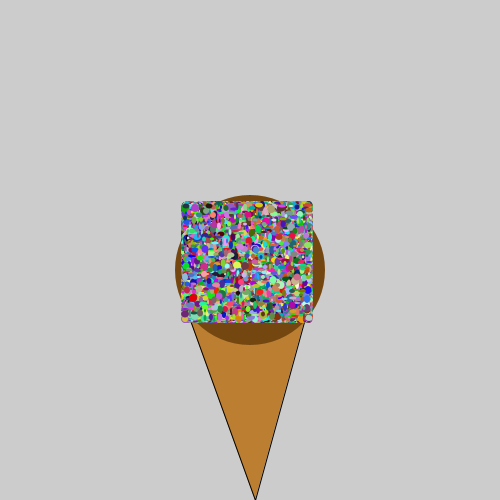
Frame 1 (no input)
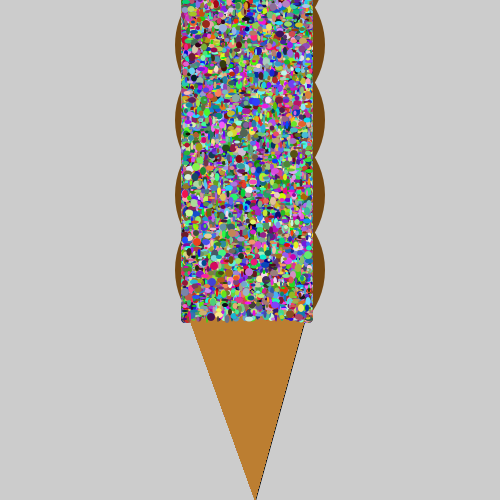
Frame 60 (the mouse pressed at the canvas centre just before this capture)
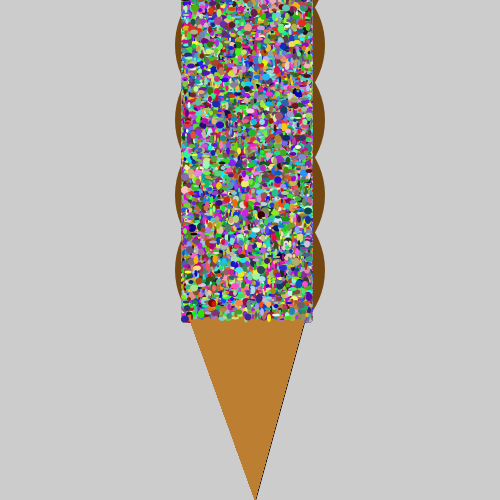
Frame 120 (the mouse held since frame 60 and released just before this capture)

The Processing sketch that drew these frames (run headless with seeded random() and noise(); from frame 60 on, the mouse is pressed at the canvas centre):

// Processing sketch: ice_cream_shop
// ── ice_cream_shop.pde
/*** When you are done, this program will draw an ice cream cone with 
     scoops of ice cream, sprinkles, and a cherry on top.
***/

void setup(){

     size(500,500);
     
     // Call the makeIceCreamCone() method below to draw the cone for your ice cream

     // Use the addScoop method below to add as many scoops of ice cream as you want
     // Choose a different flavor for each scoop

     // Use the method provided to add some sprinkles to your ice cream

     // Write code to add a cherry to the top of your ice cream. Hint: ellipse

}

/***********  These are methods for you to use. DON'T CHANGE CODE BELOW THIS LINE !!!   *****************/

//Icecream recipe
int SCOOPSIZE = 150;
int scoops = 0;
int coneY = 320;


void makeIceCreamCone(){
     //noStroke();
     fill(188,126,49);
     triangle(190,320,310,300,255,500);
}


void addScoop(String flavor){
     noStroke();
     if(flavor.equalsIgnoreCase("chocolate")){
         fill(116,71,16);
     }
     else if(flavor.equalsIgnoreCase("Strawberry")){
         fill( 232 ,144,129);
     }
     else if(flavor.equalsIgnoreCase("Vanilla")){
         fill(245, 243, 227);
     } else{
         println("ERROR: We don't have the flavor "+ flavor); 
         return;
     }
     ellipse(width/2,coneY - 50 - (SCOOPSIZE*scoops)/2,SCOOPSIZE,SCOOPSIZE);
     scoops++;
}


void addSprinkle(int numberOfSprinkles){
    for(int i = 0; i < numberOfSprinkles; i++){
         fill(random(256),random(256),random(256));
         int minX = width/2-SCOOPSIZE/2 + 10;
         int maxX = SCOOPSIZE/3 +width/2 +10;
         int minY = coneY-((SCOOPSIZE)*scoops)/2-40;
         int maxY = coneY;
         int sprinkleAreaX = (int)random(minX, maxX);
         int sprinkleAreaY = (int)random(minY, maxY);
         int sprinkleWidth = (int)random(2,9);
         int sprinkleHeight = (int)random(2,9);
         ellipse(sprinkleAreaX,sprinkleAreaY,sprinkleHeight,sprinkleWidth);
     }
}
void draw()  {
makeIceCreamCone();
addScoop("chocolate");
addSprinkle(99999);

}
